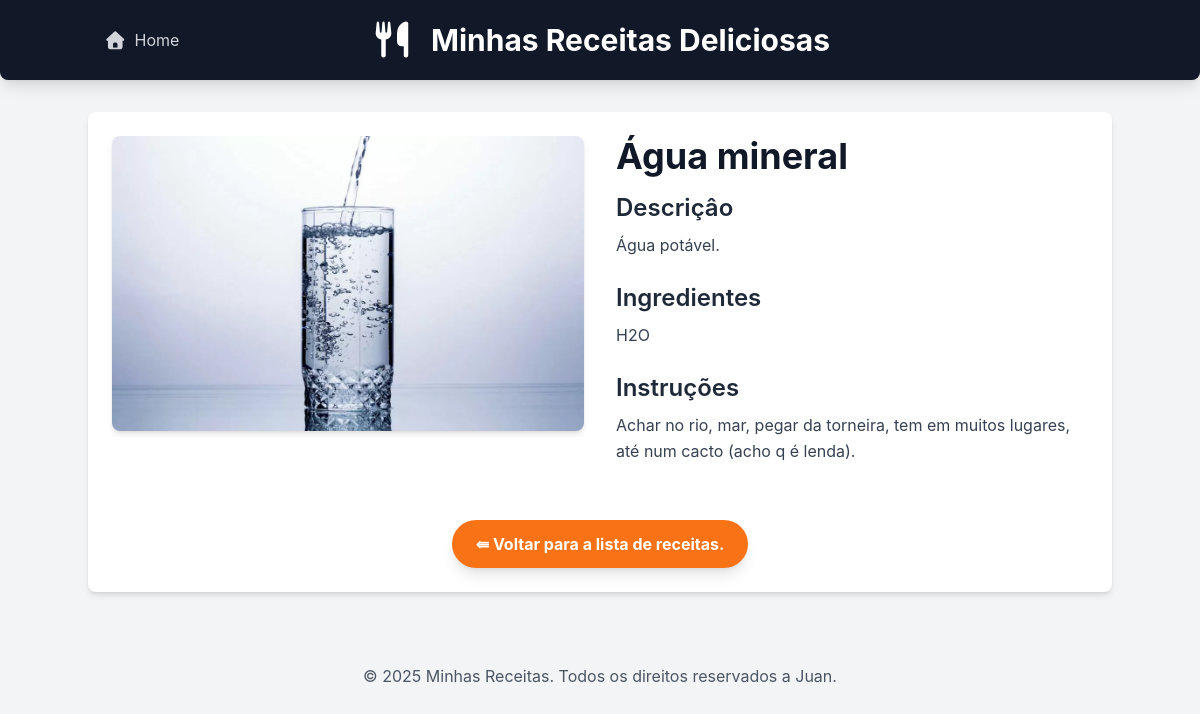
The app's page /receitas/receitas/9/ with its own data.
### receitas/models.py (models this page shows, shortened)
class Receita(models.Model):
    CATEGORIAS = [
        ('comida', 'Comida'),
        ('sobremesa', 'Sobremesa'),
        ('drink', 'Drink'),
    ]
    title = models.CharField("Título", max_length=200)
    description = models.TextField("Descrição")
    ingredients = models.TextField("Ingredientes")
    instructions = models.TextField("Modo de preparo")
    image = models.ImageField(
        "Imagem",
        upload_to='receitas/images',
        blank=True,
        null=True
    )
    categoria = models.CharField(
        "Categoria",
        max_length=20,
        choices=CATEGORIAS,
        default='comida'
    )
    created_at = models.DateTimeField(auto_now_add=True)
    updated_at = models.DateTimeField(auto_now=True)
    class Meta:
        verbose_name = "Receita"
        verbose_name_plural = "Receitas"
        ordering = ['-created_at']

### receitas/views.py (the view)
# urls.py: path('receitas/<int:id>/', views.receita_detail, name='receita_detail'),
def receita_detail(request, id):
    receita = get_object_or_404(Receita, pk=id)
    return render(request, 'receitas/receita_detail.html', {'receita': receita})

### receitas/templates/receitas/receita_detail.html (shortened to what this page needs)
{% extends "receitas/base.html" %}
    {% block content %}
        <div class="flex flex-col md:flex-row gap-8">
            {% if receita.image %}
                <div class="md:w-1/2">
                    <img src="{{ receita.image.url }}" alt="Imagem de {{ receita.title }}" class="w-full h-auto object-cover rounded-lg shadow-md">
                </div>
            {% endif %}
            <div class="md:w-1/2">
                <h2 class="text-4xl font-bold text-gray-900 mb-4">{{ receita.title }}</h2>
                <h3 class="text-2xl font-semibold text-gray-800 mb-2">Descriçâo</h3>
                <p class="text-gray-700 mb-6 leading-relaxed">{{ receita.description }}</p>
                <h3 class="text-2xl font-semibold text-gray-800 mb-2">Ingredientes</h3>
                <p class="text-gray-700 mb-6 leading-relaxed whitespace-pre-wrap">{{ receita.ingredients }}</p>
                <h3 class="text-2xl font-semibold text-gray-800 mb-2">Instruções</h3>
                <p class="text-gray-700 mb-6 leading-relaxed whitespace-pre-wrap">{{ receita.instructions }}</p>
            </div>
        </div>
        <div class="mt-8 text-center">
            <a href="{% url 'home' %}" class="inline-block bg-orange-500 hover:bg-orange-600 text-white font-bold py-3 px-6 rounded-full transition duration-300 ease-in-out shadow-lg">&lAarr; Voltar para a lista de receitas.</a>
        </div>
    {% endblock %}

### receitas/templates/receitas/base.html (style rules this page uses)
body { font-family: 'Inter', sans-serif; }

### records on screen
Receita: image (picture), title "Água mineral", description "Água potável.", ingredients "H2O", instructions "Achar no rio, mar, pegar da torneira, tem em muitos lugares, até num cacto (acho q é lenda)."
